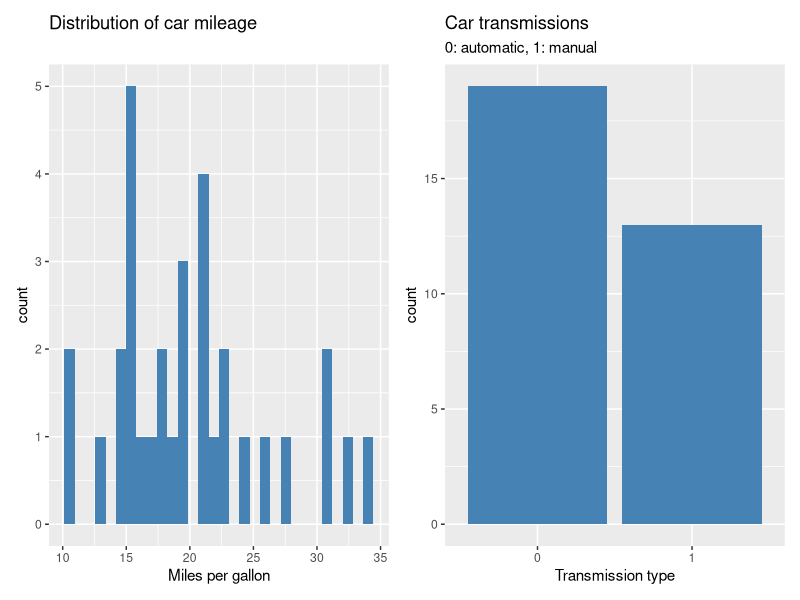
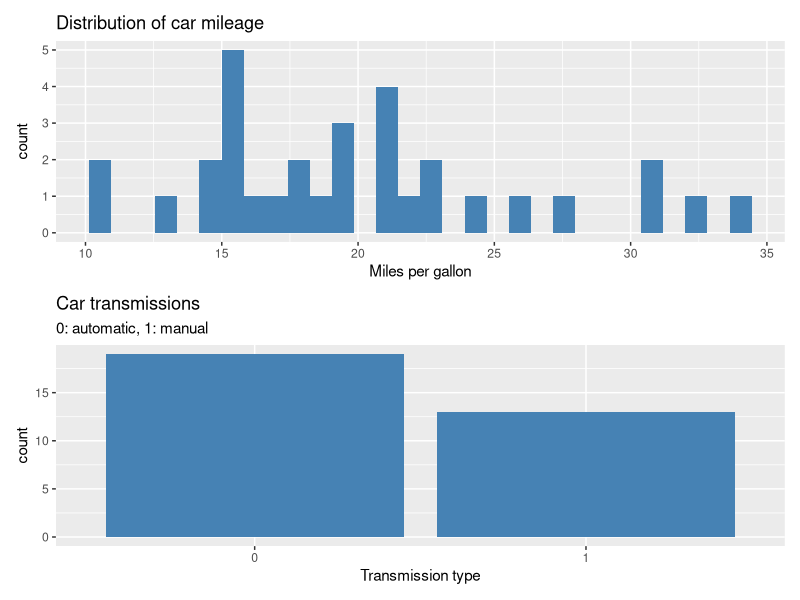
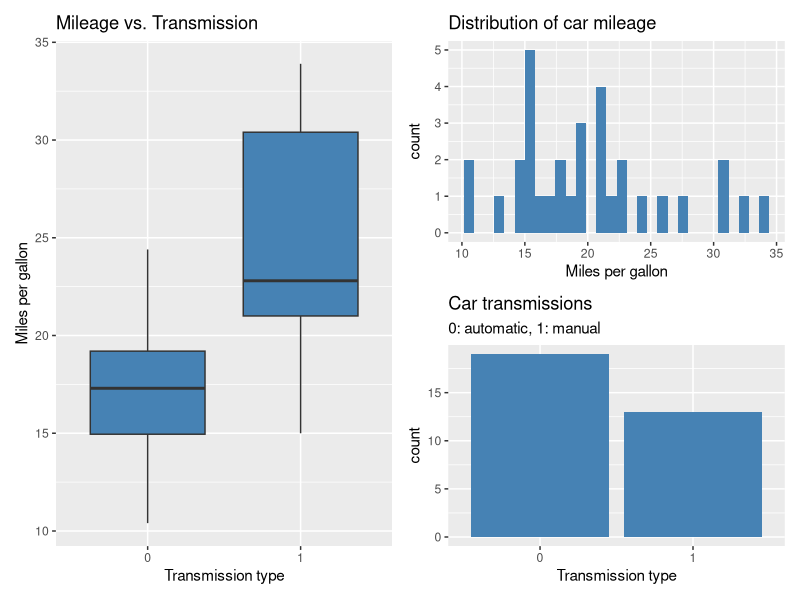

Generate these figures, in order, with R:
## ---- chunk 1
knitr::opts_chunk$set(warning = F, 
                      message = F)
## ---- chunk 2
# if you need to install the package
#install.packages("patchwork) 
library(tidyverse)
library(patchwork)
## ---- chunk 3
mtcars <- mtcars %>%
  mutate(am = factor(am))
## ---- chunk 4
p1 <- ggplot(data = mtcars, aes(x = mpg)) +
  geom_histogram(fill = "steelblue") + 
  labs(x = "Miles per gallon", 
       title = "Distribution of car mileage")

p2 <- ggplot(data = mtcars, aes(x = am)) +
  geom_bar(fill = "steelblue") + 
  labs(x = "Transmission type", 
       title = "Car transmissions", 
       subtitle = "0: automatic, 1: manual")

p3 <- ggplot(data = mtcars, aes(x = am, y = mpg)) + 
  geom_boxplot(fill = "steelblue") + 
  labs(x = "Transmission type", 
       y = "Miles per gallon", 
       title = "Mileage vs. Transmission")
## ---- chunk 5
p1 + p2
## ---- chunk 6
p1 / p2
## ---- chunk 7
p3 + (p1 / p2)
